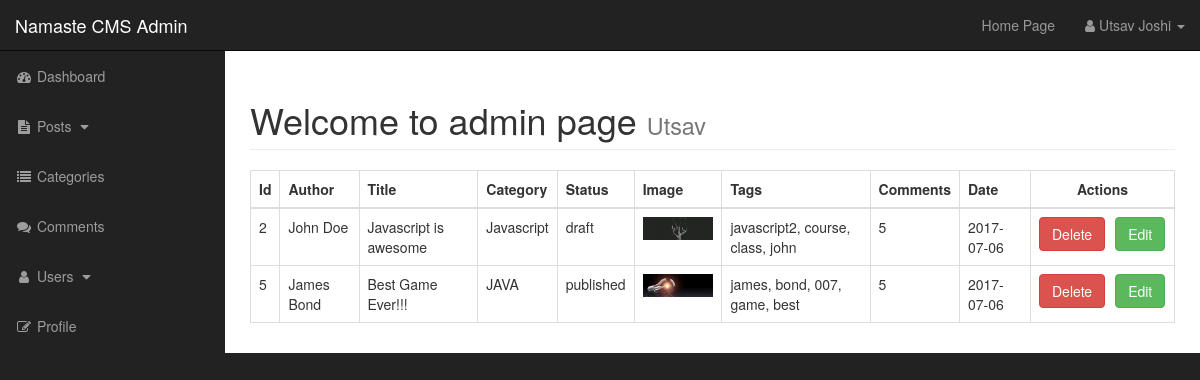
/admin/posts.php (signed in), run on the app's committed database.
### tables this page shows
CREATE TABLE `posts` (
  `post_id` int(5) NOT NULL,
  `post_category_id` int(3) NOT NULL,
  `post_title` varchar(255) NOT NULL,
  `post_author` varchar(255) NOT NULL,
  `post_date` date NOT NULL,
  `post_image` text NOT NULL,
  `post_content` text NOT NULL,
  `post_tags` varchar(255) NOT NULL,
  `post_comment_count` int(11) NOT NULL,
  `post_status` varchar(255) NOT NULL DEFAULT 'draft'
);

CREATE TABLE `categories` (
  `cat_id` int(3) NOT NULL,
  `cat_title` varchar(255) NOT NULL
);

### admin/includes/view_all_posts.php (the view, shortened to what this page needs)
<table class="table table-bordered table-hover">
    <thead>
    <tr>
        <th>Id</th>
        <th>Author</th>
        <th>Title</th>
        <th>Category</th>
        <th>Status</th>
        <th>Image</th>
        <th>Tags</th>
        <th>Comments</th>
        <th>Date</th>
        <th style="text-align: center;">Actions</th>
    </tr>
    </thead>
    <tbody>
    <?php
    $query = "SELECT * FROM posts";
    $select_posts = mysqli_query($connection, $query);
    while($row = mysqli_fetch_assoc($select_posts)) {
        $post_id = $row['post_id'];
        $post_author = $row['post_author'];
        $post_title = $row['post_title'];
        $post_category_id = $row['post_category_id'];
        $post_status = $row['post_status'];
        $post_image = $row['post_image'];
        $post_tags = $row['post_tags'];
        $post_comment_count = $row['post_comment_count'];
        $post_date = $row['post_date'];
        echo "<tr>";
        echo "<td>{$post_id}</td>";
        echo "<td>{$post_author}</td>";
        echo "<td>{$post_title}</td>";
        $query = "SELECT * FROM categories WHERE cat_id = '{$post_category_id}'";
        $select_categories_id = mysqli_query($connection, $query);
        while ($row = mysqli_fetch_assoc($select_categories_id)) {
            $cat_title = $row['cat_title'];
            echo "<td>{$cat_title}</td>";
        }
        echo "<td>{$post_status}</td>";
        echo "<td><img src='../images/{$post_image}' width='100' alt='image' class='img-responsive' /></td>";
        echo "<td>{$post_tags}</td>";
        echo "<td>{$post_comment_count}</td>";
        echo "<td>{$post_date}</td>";
        echo "<td style='width: 144px;'><a href='posts.php?delete={$post_id}' class='btn btn-danger'>Delete</a><a href='posts.php?source=edit_post&p_id={$post_id}' style='margin-left: 10px;' class='btn btn-success'>Edit</a></td>";
        echo "</tr>";
    }
    ?>
    </tbody>
</table>

### admin/css/sb-admin.css (style rules this page uses)
body { margin-top: 100px; background-color: #222; }
@media (min-width:768px) { body { margin-top: 50px; } }

### data on the page
posts: post_id "2", post_author "John Doe", post_title "Javascript is awesome", post_status "draft", post_image (picture), post_tags "javascript2, course, class, john", post_comment_count "5", post_date "2017-07-06"
categories: cat_title "Javascript"
posts: post_id "5", post_author "James Bond", post_title "Best Game Ever!!!", post_status "published", post_image (picture), post_tags "james, bond, 007, game, best", post_comment_count "5", post_date "2017-07-06"
categories: cat_title "JAVA"

### other printed values
substr((string)$_SESSION['user_firstname'], 0, 1) "U"
substr((string)$_SESSION['user_lastname'], 0, 1) "J"
